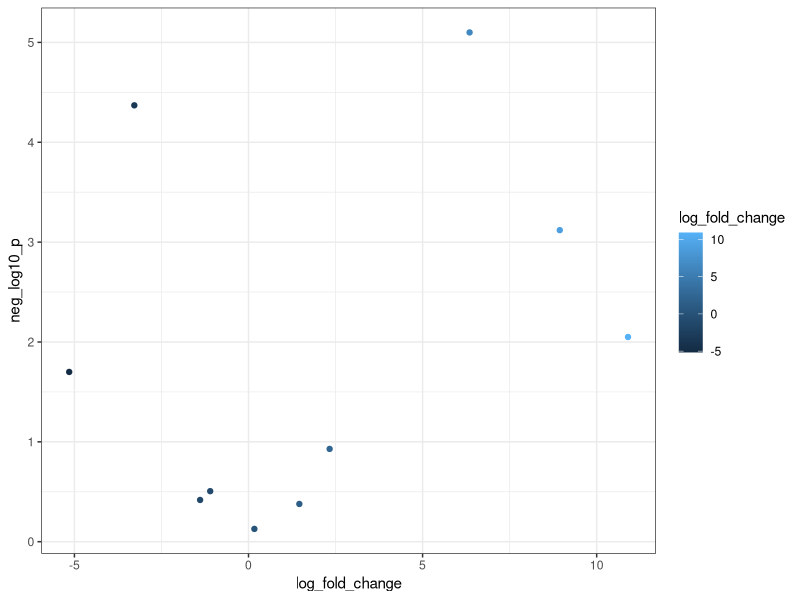
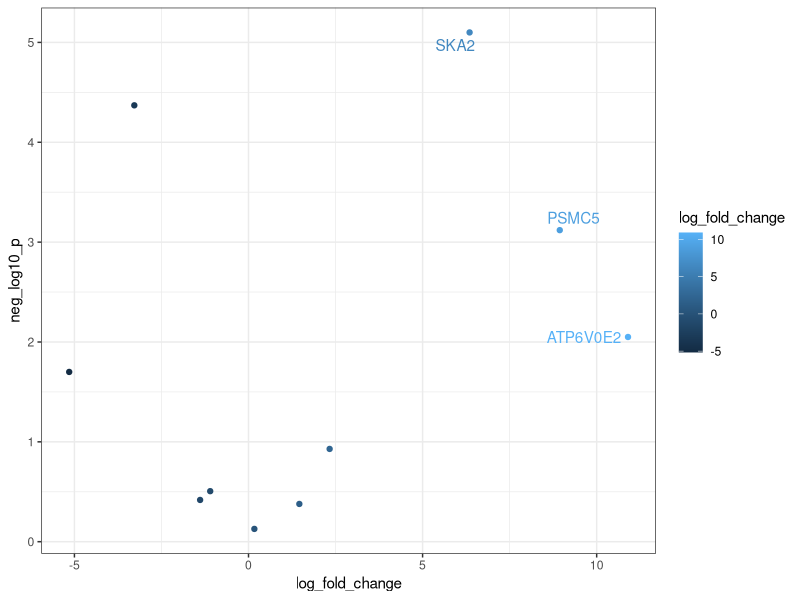
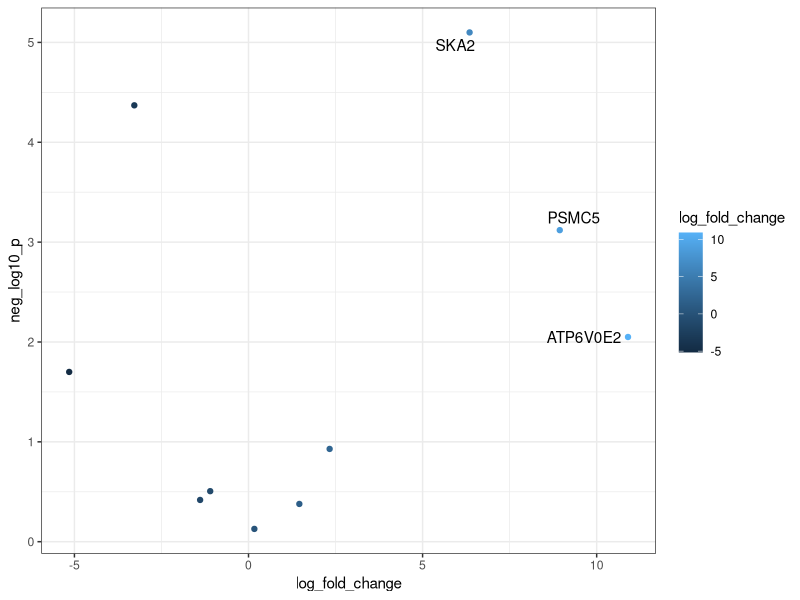

These figures' R source, in order:
## ---- chunk 1
# Create a small dataset to use here as a plotting example.
gene_data <- data.frame(
  gene_symbol = c("BOLA3",  "ATP6V0E2",  "ATG12",  "ASCL1",  "PSMC5",  "IMPA1",  "FABP7",  "SCARB2",  "FRMD6",  "SKA2"),
  log_fold_change = c(1.46,  10.9,  0.168,  -1.39,  8.94,  -1.10,  -5.15,  -3.28,  2.33,  6.35),
  neg_log10_p = c(0.378, 2.05, 0.128, 0.418, 3.12, 0.506, 1.70, 4.37, 0.929, 5.10)
)

# Print the data:
gene_data
## ---- chunk 2
# Load libraries needed for plotting:
library(ggplot2)
library(ggrepel)

ggplot(
  gene_data, 
  aes(
    x = log_fold_change,
    y = neg_log10_p,
    color = log_fold_change
  )
) + 
  geom_point() + 
  theme_bw() # add bw theme
## ---- chunk 3
ggplot(
  gene_data, 
  aes(
    x = log_fold_change,
    y = neg_log10_p,
    color = log_fold_change
  )
) + 
  geom_point() +
  # This layer adds labels:
  geom_text_repel(
    # First, we want only a subset of data,which we can specify with the `data` argument. 
    # We can use dplyr::filter for this!
    data = dplyr::filter(gene_data, log_fold_change > 5),
    # Next, we set up the label to map to the `gene_symbol` column in our data
    aes(label = gene_symbol)
  ) + 
  theme_bw() 
## ---- chunk 4
ggplot(
  gene_data, 
  aes(
    x = log_fold_change,
    y = neg_log10_p,
    color = log_fold_change
  )
) + 
  geom_point() +
  # This layer adds labels:
  geom_text_repel(
    # First, we want only a subset of data,which we can specify with the `data` argument. 
    # We can use dplyr::filter for this!
    data = dplyr::filter(gene_data, log_fold_change > 5),
    # Next, we set up the label to map to the `gene_symbol` column in our data
    aes(label = gene_symbol),
    # Specify the same color (here, black) for all points
    color = "black"
  ) + 
  theme_bw() 
## ---- chunk 5
sessionInfo()
